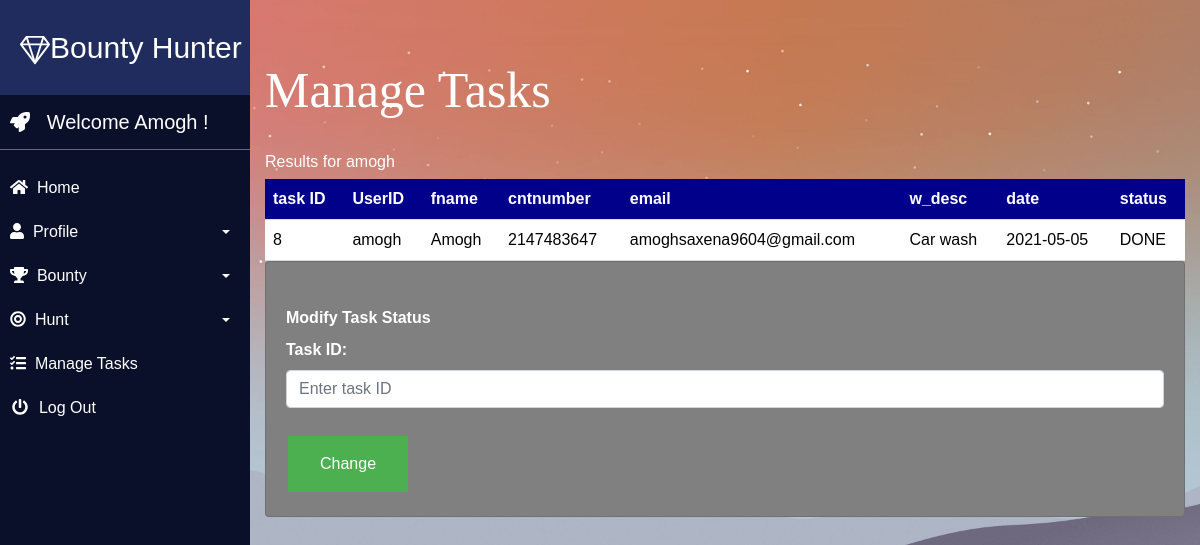
The page /gethunterinfo.php (signed in) on the database its author committed.
### tables this page shows
CREATE TABLE `taskinfo` (
  `taskid` int(11) NOT NULL,
  `t_userid` varchar(100) NOT NULL,
  `w_desc` varchar(500) NOT NULL,
  `date` date NOT NULL,
  `state` varchar(30) NOT NULL,
  `city` varchar(100) NOT NULL,
  `money` int(11) NOT NULL,
  `status` varchar(10) NOT NULL DEFAULT 'UNDONE'
);

CREATE TABLE `userinfo` (
  `fname` varchar(100) NOT NULL,
  `lname` varchar(100) NOT NULL,
  `age` int(100) NOT NULL,
  `gen` varchar(100) NOT NULL,
  `cntnumber` int(10) NOT NULL,
  `email` varchar(100) NOT NULL,
  `aadhar` int(12) NOT NULL,
  `userid` varchar(100) NOT NULL,
  `pass` varchar(100) NOT NULL
);

### common.php (called while the page is built)
<?php
function escape($html) {
  return htmlspecialchars($html, ENT_QUOTES | ENT_SUBSTITUTE, "UTF-8");
}

### gethunterinfo.php (the view, shortened to what this page needs)
<?php
	if($_SESSION['sid']==session_id())
	{
  try {
	  	  require "config.php";
    require "common.php";
    $connection = new PDO($dsn, $username, $password, $options);
$sql = "SELECT taskinfo.taskid,userid,fname,cntnumber,email,w_desc,date,status
FROM taskinfo
INNER JOIN userinfo
ON taskinfo.t_userid=userinfo.userid
WHERE t_userid= :t_userid  ";
$t_userid = $_SESSION['t_userid'];
$statement = $connection->prepare($sql);
$statement->bindParam(':t_userid', $t_userid, PDO::PARAM_STR);
$statement->execute();
$result = $statement->fetchAll();
  } catch(PDOException $error) {
    echo $sql . "<br>" . $error->getMessage();
  }
?>
<?php require "templates/header.php"; ?>
     <center><h2 style="color: white;font-size: 50px; font-family: 'Alfa Slab One'; text-align: left;">Manage Tasks</h2> </center>
<?php
  if ($result && $statement->rowCount() > 0) { ?>
    <br><h6 style="color: white;">Results for <?php echo escape($_SESSION['t_userid']); ?></h6>
    <table>
      <thead>
<tr>
  <th>task ID</th>
  <th>UserID</th>
  <th>fname</th>
  <th>cntnumber</th>
  <th>email</th>
  <th>w_desc</th>
  <th>date</th>
  <th>status</th>
</tr>
      </thead>
      <tbody>
  <?php foreach ($result as $row) { ?>
      <tr>
<td><?php echo escape($row["taskid"]); ?></td>
<td><?php echo escape($row["userid"]); ?></td>
<td><?php echo escape($row["fname"]); ?></td>
<td><?php echo escape($row["cntnumber"]); ?></td>
<td><?php echo escape($row["email"]); ?></td>
<td><?php echo escape($row["w_desc"]); ?></td>
<td><?php echo escape($row["date"]); ?></td>
<td><?php echo escape($row["status"]); ?></td>
      </tr>
    <?php } ?>
      </tbody>
  </table>
<div class="card" style="width: 100%;  color: white; background-color: grey;background-repeat: no-repeat;background-attachment: fixed;
background-size: cover; ">
  <div class="card-body">
    <br> <form class="myform" action="gethunterinfo.php" method="post"  style="color: white;"   enctype="multipart/form-data">
 <div class="md-form">
  <label><b>Modify Task Status</label><br>
         <label><b>Task ID:</label><br>
      <input name="taskid" type="text"  class="form-control" placeholder="Enter task ID"  required/>
         <br>
</div>
       <input type="submit" name="add" class="button b1" value="Change">
    </form>
 </div>
</div>   <br>
  <?php } else { ?>
  > No results found for <?php echo escape($_POST['t_userid']); }?>
  <?php
	include "templates/footer.php";
	}
	else
			header("location:index.php");
	?>

### css/profile.css (style rules this page uses)
body { background: -webkit-linear-gradient(left, #3931af, #00c6ff); }

### css/stylecss.css (style rules this page uses)
body { font-family: 'Poppins', sans-serif; background: #fafafa; }

### dashboard.php (style rules this page uses)
body { background-image: url(imgs/pic12.jpg); background-repeat: no-repeat; background-attachment: fixed; background-size: cover; }

### gethunterinfo.php (style rules this page uses)
table { border-collapse: collapse; width: 100%; background-color:white; }
th, td { padding: 8px; text-align: left; border-bottom: 1px solid #ddd; color: black; }
th { background-color: #00008B; color: white; }
.button { background-color: #4CAF50; border: none; color: white; padding: 16px 32px; text-align: center; text-decoration: none; display: inline-block; font-size: 16px; margin: 4px 2px; transition-duration: 0.4s; cursor: pointer; }

### rows shown on the page
taskinfo: taskid "8", userinfo.userid "amogh", userinfo.fname "Amogh", userinfo.cntnumber "2147483647", userinfo.email "amoghsaxena9604@gmail.com", w_desc "Car wash", date "2021-05-05", status "DONE"

### other values the page prints
$_SESSION['fname'] "Amogh"
$_SESSION['t_userid'] "amogh"
